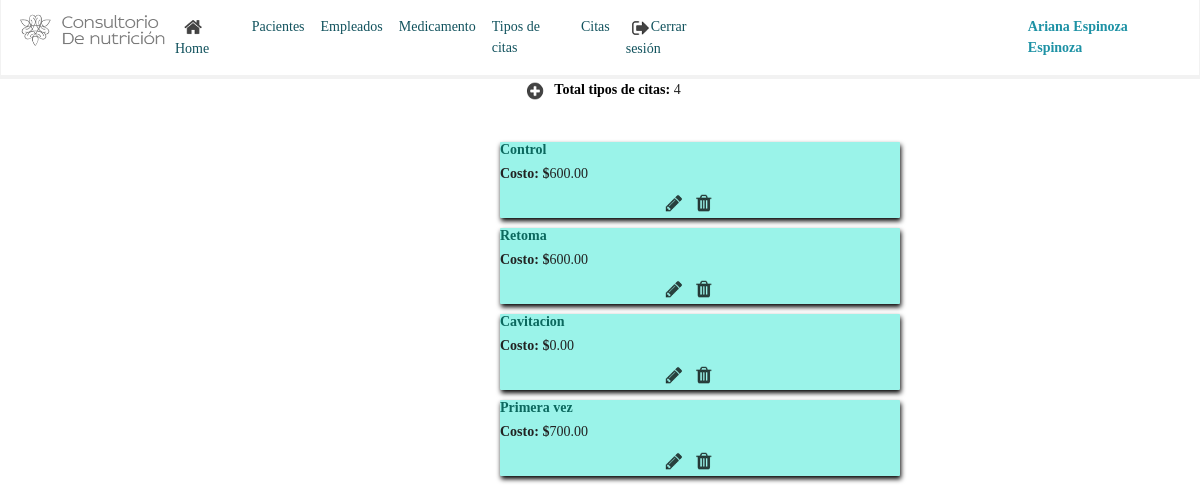
The page /administrador/tipoCita.php?E=4 on the database its author committed.
### tables this page shows
CREATE TABLE `tipo_cita` (
  `id_tipo` int(11) NOT NULL,
  `descripcion` varchar(30) DEFAULT NULL,
  `costo` decimal(10,2) DEFAULT NULL
);

### herramientas.php (called while the page is built, shortened)
<?php
class baseDatos
{
	var $cone;
	function inicializa($serv="localhost",$user="root",$puser="",$bd="nutricion"){
		$this->cone=mysqli_connect($serv,$user,$puser,$bd);
	}
	function consulta($query){
		$this->bloque=mysqli_query($this->cone,$query);
		if (strpos(strtoupper($query), "SELECT")!==false) {
			$this->numTuplas=mysqli_num_rows($this->bloque);
		}
		else{
		}
	}
}
?>

### administrador/class/classCita.php (the view, shortened to what this page needs)
<?php
	class Cita extends baseDatos{
			function totalTipos(){
				$cad="select * from tipo_cita";
				$this->consulta($cad);
				$tipos=$this->numTuplas;
				$imprime="<div style='text-align:center;'><a id='nuevo' onmouseover='a_onClick' onclick='mostrarNuevo()'><img id='add' src='../imagenes/img_trans.png'/></a><b style='font-family:Century Gothic; color:black; margin-left:5px;'>Total tipos de citas: </b>".$tipos."</div><br/>";
				$top=20;
				for ($i=0; $i < $this->numTuplas; $i++) {
					$tupla=mysqli_fetch_array($this->bloque);
					$imprime.='<div style="margin-top:'.$top.'px; margin-bottom:20px; margin-left:500px; position:absolute; background-color:#9AF3E9; display: block; width:400px; box-shadow: 1px 3px 5px #000;
						 border-radius: 1px;">
						<div>
						<h6 id="nom'.$i.'" style="font-family:Century Gothic; font-weight:bold; color:#0B685E">'.$tupla[1].'</h6><h6><b>Costo: $</b>'.$tupla[2].'</h6>
						</div>
						<div style="text-align:center; display: inline-flex; margin-left:40%; margin-bottom:5px;"><a id="editar" onmouseover="c_onClick" onclick="mostrarEditar('.$tupla[0].')"><img id="edit" src="../imagenes/img_trans.png"/></a><a id="borrar" onmouseover="b_onClick" onclick="borrar('.$tupla[0].')"><img id="delete" src="../imagenes/img_trans.png"/></a></div>
						</div><br/> ';
					$top+=65;
				}
			return $imprime;
			}
	}
?>

### administrador/tipoCita.php (style rules this page uses)
#edit { background: url("../imagenes/iconos.png"); background-position: -95px -80px; cursor:pointer; width: 30px; height: 20px; }
#delete { background: url("../imagenes/iconos.png"); background-position: -120px -100px; cursor:pointer; width: 30px; height: 20px; }
#add { background: url("../imagenes/iconos.png"); background-position: -387px -20px; cursor:pointer; width: 30px; height: 20px; }

### administrador/header.php (style rules this page uses)
body { font-family: Century Gothic; }

### rows shown on the page
tipo_cita: descripcion "Control", costo "600.00"
tipo_cita: descripcion "Retoma", costo "600.00"
tipo_cita: descripcion "Cavitacion", costo "0.00"
tipo_cita: descripcion "Primera vez", costo "700.00"

### other values the page prints
$tipos "4"
